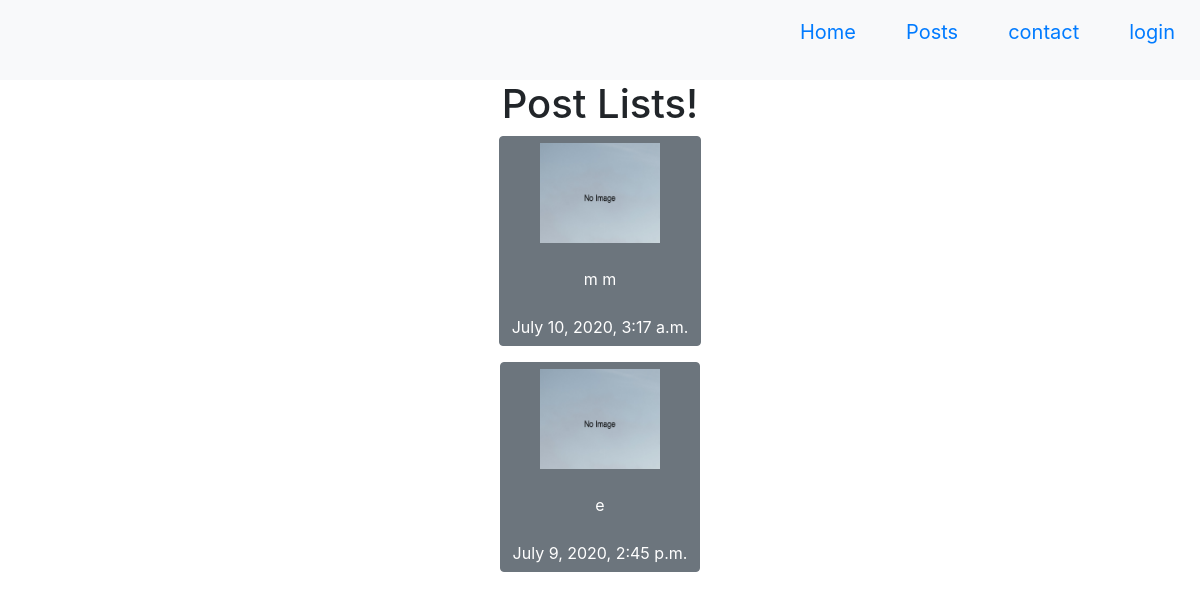
Page /not/prev/ on the earlier database version.
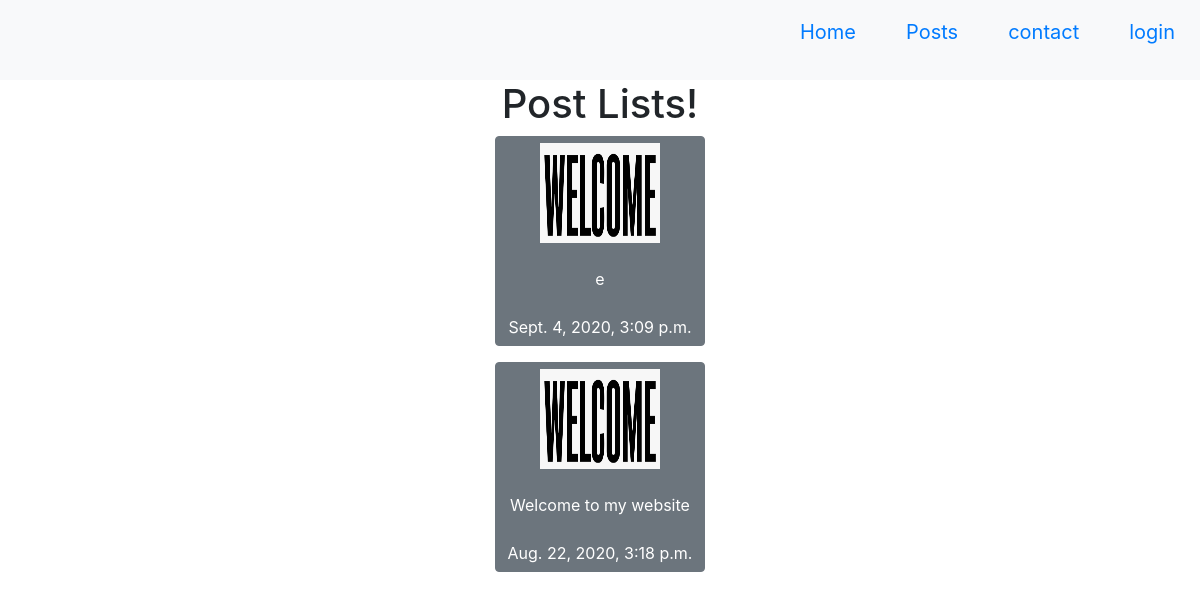
Same page on the later database version.
### Upload/models.py (models this page shows)
class Uploads(models.Model):
    title = models.CharField(max_length=50)
    content = models.TextField()
    code = models.TextField(default=True)
    time = models.DateTimeField(default=timezone.now)
    preview_img = models.ImageField(default = 'default.png', upload_to="preview_photo/")

### Pages/views.py (the view)
# urls.py: path('not/prev/', not_logged_preview.as_view()),
class not_logged_preview(ListView):
    model = Uploads
    template_name = 'Posts/not_logged_prev.html'
    context_object_name = 'posts'
    ordering = ['-time']
    def get_context_data(self, **kwargs):
        data = super(not_logged_preview, self).get_context_data(**kwargs)
        data['posts'] = Uploads.objects.order_by('-time')
        return data
    def get_queryset(self):
         posts = Uploads.objects.all()
         queryset = {
            'posts': Uploads.objects.order_by('-time')
          }
         return queryset

### Pages/Templates/Posts/not_logged_prev.html
{% extends 'Base/not_logged.html' %}
{% block head %}
<h1 class = "text-center">Post Lists!</h1>
<center>{% for post in posts %}
<form action="/post/{{post.id}}/">
    <div class="container-fluid">
    <button class = 'btn btn-secondary' type="submit"> <img  src = "{{post.preview_img.url}}" width="120" height="100"/><br><br>{{post.title}}<br><br>{{post.time}}</button>
    </div>
</form>
    {% endfor %}
</center>
{% endblock %}

### Pages/Templates/Base/not_logged.html (shortened to what this page needs)
<link rel="stylesheet" href="https://stackpath.bootstrapcdn.com/bootstrap/4.4.1/css/bootstrap.min.css">
<ul class="navbar-nav navbar-expand-md navbar-light bg-light justify-content-end">
          <li class="nav-item px-2 py-2  ml-md-auto horizontal">
<form action="/">
    <button class = 'btn btn-link btn-lg' type="submit">Home</button>
</form>
      </li>
    <li class="nav-item px-2 py-2">
<form action="/prev/">
    <button class = 'btn btn-link btn-lg' type="submit">Posts</button>
</form>
      </li>
                <li class="nav-item px-2 py-2 ">
<form action="/contact/">
    <button class = 'btn btn-link btn-lg' type="submit">contact</button>
</form>
        <li class="nav-item px-2 py-2">
<form action="/login/">
    <button class = 'btn btn-link btn-lg' type="submit">login</button>
</form>
  </li>
  </li>
</ul>
{% block head %}
{% endblock %}

Differences in the rows shown:
removed Uploads: preview_img (placeholder picture), title "m m", time "July 10, 2020, 3:17 a.m."
removed Uploads: preview_img (placeholder picture), title "e", time "July 9, 2020, 2:45 p.m."
added Uploads: preview_img (picture), title "e", time "Sept. 4, 2020, 3:09 p.m."
added Uploads: preview_img (picture), title "Welcome to my website", time "Aug. 22, 2020, 3:18 p.m."
